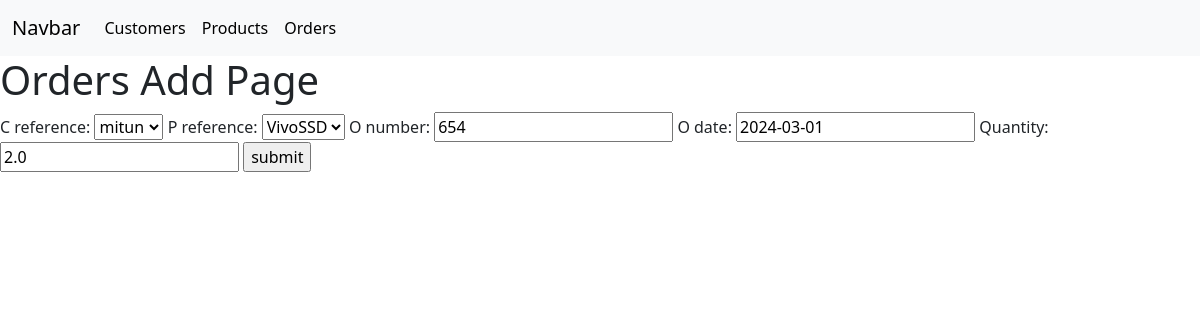
Page /orders/updateorder/4/ on the committed database.
### OrderManagement/models.py (models this page shows, shortened)
class Orders(models.Model):
    c_reference=models.ForeignKey(Custumer,on_delete=models.CASCADE,null=True)
    p_reference=models.ForeignKey(product,on_delete=models.SET_NULL,null=True)
    o_number=models.CharField(max_length=20,null=True)
    o_date=models.DateField(null=True)
    quantity=models.FloatField(default=0)
    amount=models.FloatField(default=0)
    gst_amt=models.FloatField(default=0)
    bill_amt=models.FloatField(default=0)

### OrderManagement/views.py (the view, shortened to what this page needs)
# urls.py: path('updateorder/<int:id>/',OrdersUpdate,name='order_update'),
def OrdersUpdate(request,id):
    order=Orders.objects.get(id=id)
    context={
        'order_form':Orders_Form(instance=order)
    }
    return render(request,'orders_add.html',context)

### OrderManagement/forms.py
class Orders_Form(ModelForm):
    class Meta:
        model=Orders
        fields=['c_reference','p_reference','o_number','o_date','quantity',]

### Inventory/models.py (called while the page is built)
    def __str__(self):
        return self.p_name

### OrderManagement/models.py (called while the page is built)
    def __str__(self):
        return self.c_name

### Frontend/templates/orders_add.html (shortened to what this page needs)
{% extends 'base.html' %}
{% block content %}
    <h1>Orders Add Page</h1>
    <form action="" method="POST">
    {{order_form}}
    <input type="submit" value="submit">
    </form>
{% endblock %}

### rows in the picture
Orders: c_reference "mitun", p_reference "VivoSSD", o_number "654", o_date "2024-03-01", quantity "2.0"
